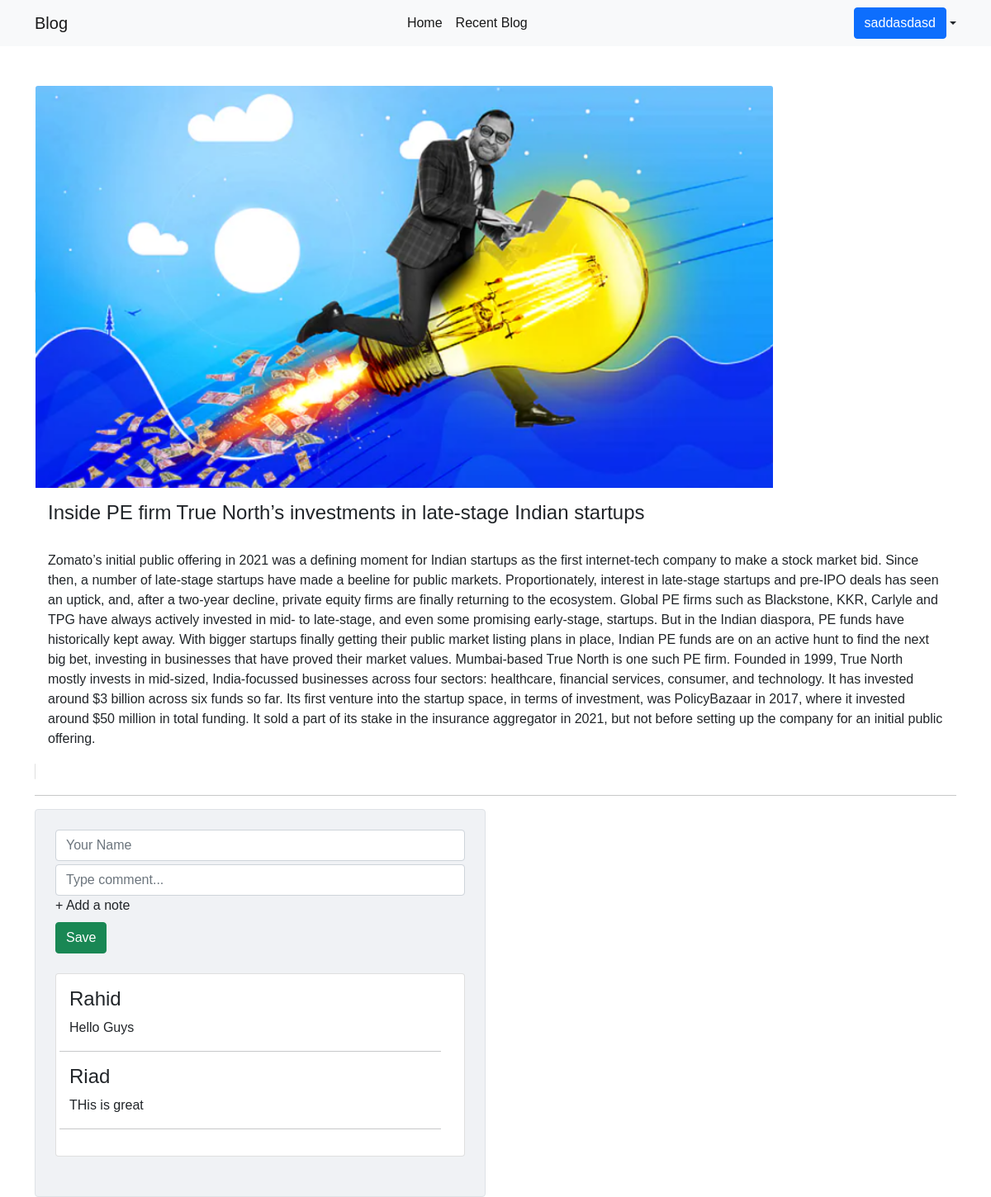
Screenshot of /Showing_Blog/full_post.php?post_id=22 (signed in) with the database file from the repository.
### tables this page shows
CREATE TABLE `blogpost` (
  `Id` int(11) NOT NULL,
  `Title` varchar(255) NOT NULL,
  `Description` text NOT NULL,
  `Image` text NOT NULL
);

CREATE TABLE `comment` (
  `Id` int(11) NOT NULL,
  `Name` varchar(255) NOT NULL,
  `Comment` varchar(255) NOT NULL,
  `posT_id` int(11) NOT NULL
);

### Showing_Blog/full_post.php (the view, shortened to what this page needs)
<!doctype html>
<html lang="en">
  <head>
    <link rel="stylesheet" href="https://stackpath.bootstrapcdn.com/bootstrap/5.0.0-alpha1/css/bootstrap.min.css">
    <link rel="stylesheet" href="index.css">
  </head>
  <body>
    <section>
        <nav class="navbar navbar-expand-lg navbar-light bg-light">
            <div class="container">
              <a class="navbar-brand" href="../config/main.php">Blog</a>
              <div class="collapse navbar-collapse" id="navbarSupportedContent">
                <ul class="navbar-nav mx-auto mb-2 mb-lg-0">
                  <li class="nav-item">
                    <a class="nav-link active" aria-current="page" href="../config/main.php">Home</a>
                  </li>
                  <li class="nav-item">
                    <a class="nav-link active" aria-current="page" href="#">Recent Blog</a>
                  </li>
                </ul>
                <div class="dropdown">
              <a href="#" class="d-flex align-items-center link-dark text-decoration-none dropdown-toggle"
                id="dropdownUser2" data-bs-toggle="dropdown" aria-expanded="false">
                <strong class="btn btn-primary"><?php echo $_SESSION['username']; ?></strong>
              </a>
            </div>
              </div>
            </div>
          </nav>
    </section>
    <section>
       <div class="container mt-5">
            <?php
            include '../config/dbconnection.php';
            $post_id=$_GET["post_id"];
            $sql = "SELECT * FROM blogpost where id=$post_id";
            $sqlquery = mysqli_query($con,$sql);
            $post=mysqli_fetch_assoc($sqlquery);
            ?>
            <div class="card" style="width: 18rem; display:inline;">
              <img src="../Admin_login/<?=$post['Image']?>" class="card-img-top" style="max-width:80%" alt="...">
              <div class="card-body">
                <h4 class="card-title"><?=$post['Title']?></h4><br>
                <p class="card-text"><?=$post['Description']?></p>
              </div>
            </div>
            <hr>
                        <div class="row d-flex justify-content-right">
                            <div class="col-md-8 col-lg-6">
                              <div class="card shadow-0 border" style="background-color: #f0f2f5;">
                                <div class="card-body p-4">
                                  <?php
                                  $post_id=$_GET["post_id"];
                                  ?>
                                  <form action="#" method="POST">
                                  <div class="form-outline mb-4">
                                    <input type="text" name="comenterName"  class="form-control mb-1" placeholder="Your Name" />
                                    <input type="text" name="note" id="addANote" class="form-control" placeholder="Type comment..." />
                                    <label class="form-label" for="addANote">+ Add a note</label><br>
                                    <button class="btn btn-success" name="addComment">Save</button>
                                  </div>
                                  </form>
                                  <div class="card mb-4">
                                      <div class="card-body">
                                        <?php
                                         $sql = "SELECT * FROM comment where posT_id =$post_id";
                                         $sqlquery = mysqli_query($con,$sql);
                                         while ($post=mysqli_fetch_assoc($sqlquery)) {
                                          ?>
                                           <div class="row">
                                          <div class="row">
                                            <h4 class=""><?=$post['Name']?></h4><br>
                                            <p class=""><?=$post['Comment']?></p>
                                            <hr>
                                          </div>
                                        </div>
                                          <?php
                                         }
                                        ?>
                                      </div>
                                    </div>
                                 </div>
                              </div>
                            </div>
                        </div>
    </section>
  </body>
</html>

### index.css (style rules this page uses)
* { margin: 0; padding: 0; }
body,h1,h2,h3,h4,h5,h6,p,a,span { font-family: 'Work Sans', sans-serif; }
img { max-width: 100%; }

### rows the page displays
blogpost: Image (picture), Title "Inside PE firm True North’s investments in late-stage Indian startups", Description "Zomato ’s initial public offering in 2021 was a defining moment for Indian startups as the first internet-tech company to make a stock market bid. Since then, a number of late-stage startups have made a beeline for public markets. Proportionately, interest in late-stage startups and pre-IPO deals has seen an uptick, and, after a two-year decline, private equity firms are finally returning to the ecosystem. Global PE firms such as Blackstone, KKR, Carlyle and TPG have always actively invested in mid- to late-stage, and even some promising early-stage, startups. But in the Indian diaspora, PE funds have historically kept away. With bigger startups finally getting their public market listing…"
comment: Name "Rahid", Comment "Hello Guys"
comment: Name "Riad", Comment "THis is great"

### other values shown
$_SESSION['username'] "saddasdasd"
